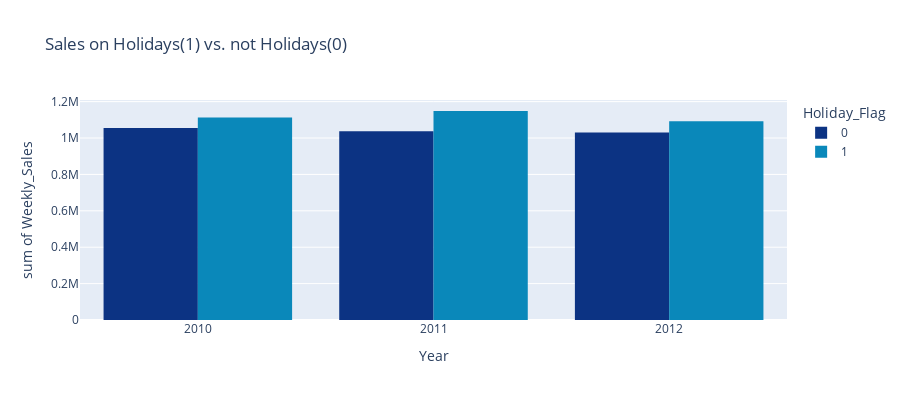

Notebook code cell kept with this figure:
### Code cell
# Grouping the mean of Weekly Sales by Holiday_Flag and year

year_holiday = pd.DataFrame(df.groupby(['Year', 'Holiday_Flag'])['Weekly_Sales'].agg('mean')).reset_index()

# Verifying sales on Holidays and not Holidays over the years

fig = px.histogram(year_holiday, 
                   x='Year', 
                   y='Weekly_Sales', 
                   color='Holiday_Flag', 
                   barmode='group', 
                   height=400, 
                   color_discrete_sequence=px.colors.diverging.Portland, 
                   title='Sales on Holidays(1) vs. not Holidays(0)')

print('Count of Sales Registered on Holidays(1) vs. not Holidays(0):')
print(df['Holiday_Flag'].value_counts())
fig.show()

### Figure 1 — Plotly figure (JSON) as saved in the notebook; plotly's stock layout.template omitted (floating-point values rounded to 4 significant figures)
{"data": [{"alignmentgroup": "True", "bingroup": "x", "histfunc": "sum", "hovertemplate": "Holiday_Flag=0<br>Year=%{x}<br>sum of Weekly_Sales=%{y}<extra></extra>", "legendgroup": "0", "marker": {"color": "rgb(12,51,131)", "pattern": {"shape": ""}}, "name": "0", "offsetgroup": "0", "orientation": "v", "showlegend": true, "type": "histogram", "x": [2010, 2011, 2012], "xaxis": "x", "y": [1055000.0, 1038000.0, 1031000.0], "yaxis": "y"}, {"alignmentgroup": "True", "bingroup": "x", "histfunc": "sum", "hovertemplate": "Holiday_Flag=1<br>Year=%{x}<br>sum of Weekly_Sales=%{y}<extra></extra>", "legendgroup": "1", "marker": {"color": "rgb(10,136,186)", "pattern": {"shape": ""}}, "name": "1", "offsetgroup": "1", "orientation": "v", "showlegend": true, "type": "histogram", "x": [2010, 2011, 2012], "xaxis": "x", "y": [1112000.0, 1149000.0, 1093000.0], "yaxis": "y"}], "layout": {"barmode": "group", "height": 400, "legend": {"title": {"text": "Holiday_Flag"}, "tracegroupgap": 0}, "title": {"text": "Sales on Holidays(1) vs. not Holidays(0)"}, "xaxis": {"anchor": "y", "domain": [0, 1], "title": {"text": "Year"}}, "yaxis": {"anchor": "x", "domain": [0, 1], "title": {"text": "sum of Weekly_Sales"}}}}
